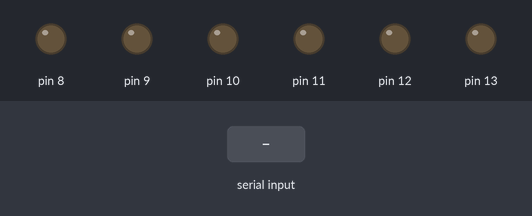
Simulated run of this sketch. Board: Arduino Uno, built with avr-gcc and run on an emulated ATmega328P. On the bench: output pins drawn as LEDs (lit = HIGH). The inputs (shaded band) are chosen by the test bench. What the sketch prints to the serial monitor is not drawn.

Above: at 1.2 s.
1.3 s: "1" received over Serial
At 2.3 s:
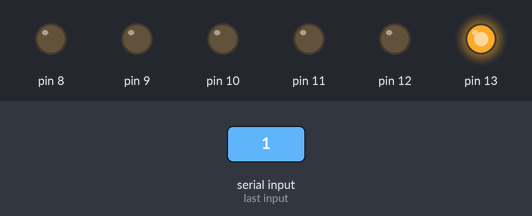
2.8 s: "2" received over Serial
At 3.5 s:
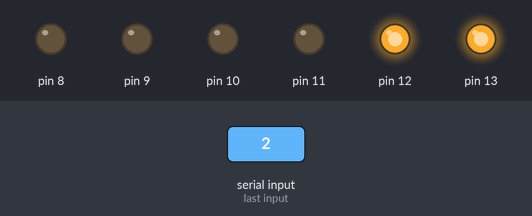
4.3 s: "3" received over Serial
At 4.6 s:
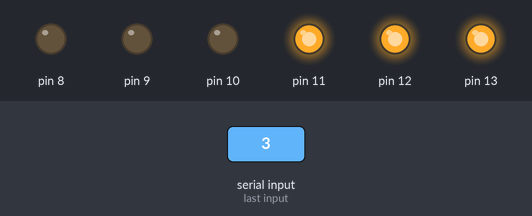
5.8 s: "4" received over Serial
At 7.0 s:
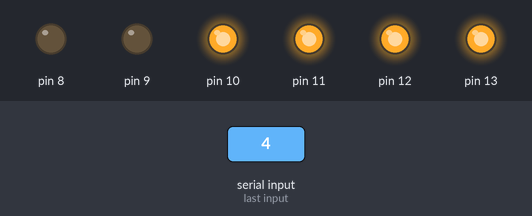
7.3 s: "5" received over Serial
At 8.1 s:
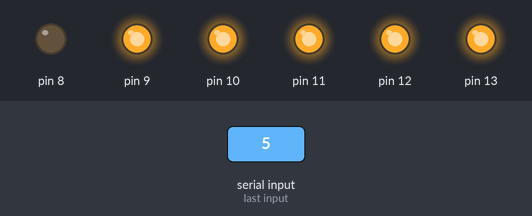
8.8 s: "6" received over Serial
At 9.2 s:
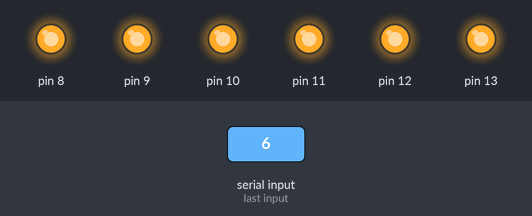
Timing chart, 0 to 11.3 s (numbered marks = the images above; inputs shaded):
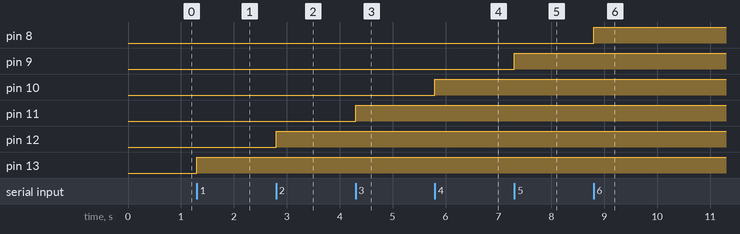

The sketch:

led.ino
```cpp
int data;

void setup()
{
  Serial.begin(9600);
  pinMode(13, OUTPUT);
  digitalWrite (13, LOW);
  pinMode(12, OUTPUT);
  digitalWrite (12, LOW);
  pinMode(11, OUTPUT);
  digitalWrite (11, LOW);
  pinMode(10, OUTPUT);
  digitalWrite (10, LOW);
  pinMode(9, OUTPUT);
  digitalWrite (9, LOW);
  pinMode(8, OUTPUT);
  digitalWrite (13, LOW);
  Serial.println("This is my First Example.");
}

void loop()
{
while (Serial.available())
  {
    data = Serial.read();
  }

  if (data == '1')
  digitalWrite (13, HIGH);
  else if (data == '0')
  digitalWrite (13, LOW);

  if (data == '2')
  digitalWrite (12, HIGH);
  else if (data == '0')
  digitalWrite (12, LOW);

  if (data == '3')
  digitalWrite (11, HIGH);
  else if (data == '0')
  digitalWrite (11, LOW);

  if (data == '4')
  digitalWrite (10, HIGH);
  else if (data == '0')
  digitalWrite (10, LOW);

  if (data == '5')
  digitalWrite (9, HIGH);
  else if (data == '0')
  digitalWrite (9, LOW);

  if (data == '6')
  digitalWrite (8, HIGH);
  else if (data == '0')
  digitalWrite (8, LOW);

}
```

Measured:
- after the input at 1.3 s, pin 13: LOW → HIGH at once
- after the input at 2.8 s, pin 12: LOW → HIGH at once
- after the input at 4.3 s, pin 11: LOW → HIGH at once
- after the input at 5.8 s, pin 10: LOW → HIGH at once
- after the input at 7.3 s, pin 9: LOW → HIGH at once
- after the input at 8.8 s, pin 8: LOW → HIGH at once
